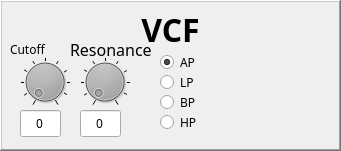
   <widget class="QFrame" name="frame">
    <property name="geometry">
     <rect>
      <x>450</x>
      <y>0</y>
      <width>341</width>
      <height>151</height>
     </rect>
    </property>
    <property name="frameShape">
     <enum>QFrame::WinPanel</enum>
    </property>
    <property name="frameShadow">
     <enum>QFrame::Raised</enum>
    </property>
    <property name="lineWidth">
     <number>2</number>
    </property>
    <widget class="QLabel" name="VCF_label">
     <property name="geometry">
      <rect>
       <x>0</x>
       <y>9</y>
       <width>341</width>
       <height>41</height>
      </rect>
     </property>
     <property name="sizePolicy">
      <sizepolicy hsizetype="Minimum" vsizetype="Preferred">
       <horstretch>0</horstretch>
       <verstretch>0</verstretch>
      </sizepolicy>
     </property>
     <property name="font">
      <font>
       <family>Godzilla</family>
       <pointsize>24</pointsize>
       <weight>75</weight>
       <bold>true</bold>
      </font>
     </property>
     <property name="text">
      <string>VCF</string>
     </property>
     <property name="alignment">
      <set>Qt::AlignCenter</set>
     </property>
    </widget>
    <widget class="QRadioButton" name="VCFAP_radioButton">
     <property name="geometry">
      <rect>
       <x>160</x>
       <y>50</y>
       <width>61</width>
       <height>25</height>
      </rect>
     </property>
     <property name="font">
      <font>
       <family>Godzilla</family>
      </font>
     </property>
     <property name="text">
      <string>AP</string>
     </property>
     <property name="checked">
      <bool>true</bool>
     </property>
    </widget>
    <widget class="QRadioButton" name="VCFHP_radioButton">
     <property name="geometry">
      <rect>
       <x>160</x>
       <y>110</y>
       <width>61</width>
       <height>25</height>
      </rect>
     </property>
     <property name="font">
      <font>
       <family>Godzilla</family>
      </font>
     </property>
     <property name="text">
      <string>HP</string>
     </property>
    </widget>
    <widget class="QRadioButton" name="VCFBP_radioButton">
     <property name="geometry">
      <rect>
       <x>160</x>
       <y>90</y>
       <width>61</width>
       <height>25</height>
      </rect>
     </property>
     <property name="font">
      <font>
       <family>Godzilla</family>
      </font>
     </property>
     <property name="text">
      <string>BP</string>
     </property>
    </widget>
    <widget class="QLabel" name="Cutoff_label">
     <property name="geometry">
      <rect>
       <x>10</x>
       <y>40</y>
       <width>61</width>
       <height>19</height>
      </rect>
     </property>
     <property name="font">
      <font>
       <family>Godzilla</family>
      </font>
     </property>
     <property name="text">
      <string>Cutoff</string>
     </property>
    </widget>
    <widget class="QLabel" name="Resonance_label">
     <property name="geometry">
      <rect>
       <x>70</x>
       <y>40</y>
       <width>91</width>
       <height>19</height>
      </rect>
     </property>
     <property name="font">
      <font>
       <family>Godzilla</family>
       <pointsize>12</pointsize>
      </font>
     </property>
     <property name="text">
      <string>Resonance</string>
     </property>
    </widget>
    <widget class="QDial" name="Cutoff">
     <property name="geometry">
      <rect>
       <x>20</x>
       <y>50</y>
       <width>50</width>
       <height>64</height>
      </rect>
     </property>
     <property name="palette">
      <palette>
       <active>
        <colorrole role="WindowText">
         <brush brushstyle="SolidPattern">
          <color alpha="255">
           <red>255</red>
           <green>255</green>
           <blue>255</blue>
          </color>
         </brush>
        </colorrole>
        <colorrole role="Button">
         <brush brushstyle="SolidPattern">
          <color alpha="255">
           <red>0</red>
           <green>0</green>
           <blue>0</blue>
          </color>
         </brush>
        </colorrole>
        <colorrole role="Light">
         <brush brushstyle="SolidPattern">
          <color alpha="255">
           <red>0</red>
           <green>0</green>
           <blue>0</blue>
          </color>
         </brush>
        </colorrole>
        <colorrole role="Midlight">
         <brush brushstyle="SolidPattern">
          <color alpha="255">
           <red>0</red>
           <green>0</green>
           <blue>0</blue>
          </color>
         </brush>
        </colorrole>
        <colorrole role="Dark">
         <brush brushstyle="SolidPattern">
          <color alpha="255">
           <red>0</red>
           <green>0</green>
           <blue>0</blue>
          </color>
         </brush>
        </colorrole>
        <colorrole role="Mid">
         <brush brushstyle="SolidPattern">
          <color alpha="255">
           <red>0</red>
           <green>0</green>
           <blue>0</blue>
          </color>
         </brush>
        </colorrole>
        <colorrole role="Text">
         <brush brushstyle="SolidPattern">
          <color alpha="255">
           <red>255</red>
           <green>255</green>
           <blue>255</blue>
          </color>
         </brush>
        </colorrole>
        <colorrole role="BrightText">
         <brush brushstyle="SolidPattern">
          <color alpha="255">
           <red>255</red>
           <green>255</green>
           <blue>255</blue>
          </color>
         </brush>
        </colorrole>
        <colorrole role="ButtonText">
         <brush brushstyle="SolidPattern">
          <color alpha="255">
           <red>255</red>
           <green>255</green>
           <blue>255</blue>
          </color>
         </brush>
        </colorrole>
        <colorrole role="Base">
         <brush brushstyle="SolidPattern">
          <color alpha="255">
           <red>0</red>
           <green>0</green>
           <blue>0</blue>
          </color>
         </brush>
        </colorrole>
        <colorrole role="Window">
         <brush brushstyle="SolidPattern">
          <color alpha="255">
           <red>0</red>
           <green>0</green>
           <blue>0</blue>
          </color>
         </brush>
        </colorrole>
        <colorrole role="Shadow">
         <brush brushstyle="SolidPattern">
          <color alpha="255">
           <red>0</red>
           <green>0</green>
           <blue>0</blue>
          </color>
         </brush>
        </colorrole>
        <colorrole role="AlternateBase">
         <brush brushstyle="SolidPattern">
          <color alpha="255">
           <red>0</red>
           <green>0</green>
           <blue>0</blue>
          </color>
         </brush>
        </colorrole>
        <colorrole role="ToolTipBase">
         <brush brushstyle="SolidPattern">
          <color alpha="255">
           <red>255</red>
           <green>255</green>
           <blue>220</blue>
          </color>
         </brush>
        </colorrole>
        <colorrole role="ToolTipText">
         <brush brushstyle="SolidPattern">
          <color alpha="255">
           <red>0</red>
           <green>0</green>
           <blue>0</blue>
          </color>
         </brush>
        </colorrole>
        <colorrole role="PlaceholderText">
         <brush brushstyle="SolidPattern">
          <color alpha="128">
           <red>255</red>
           <green>255</green>
           <blue>255</blue>
          </color>
         </brush>
        </colorrole>
       </active>
       <inactive>
        <colorrole role="WindowText">
         <brush brushstyle="SolidPattern">
          <color alpha="255">
           <red>255</red>
           <green>255</green>
           <blue>255</blue>
          </color>
         </brush>
        </colorrole>
        <colorrole role="Button">
         <brush brushstyle="SolidPattern">
          <color alpha="255">
           <red>0</red>
           <green>0</green>
           <blue>0</blue>
          </color>
         </brush>
        </colorrole>
        <colorrole role="Light">
         <brush brushstyle="SolidPattern">
          <color alpha="255">
           <red>0</red>
           <green>0</green>
           <blue>0</blue>
          </color>
         </brush>
        </colorrole>
        <colorrole role="Midlight">
         <brush brushstyle="SolidPattern">
          <color alpha="255">
           <red>0</red>
           <green>0</green>
           <blue>0</blue>
          </color>
         </brush>
        </colorrole>
        <colorrole role="Dark">
         <brush brushstyle="SolidPattern">
          <color alpha="255">
           <red>0</red>
           <green>0</green>
           <blue>0</blue>
          </color>
         </brush>
        </colorrole>
        <colorrole role="Mid">
         <brush brushstyle="SolidPattern">
          <color alpha="255">
           <red>0</red>
           <green>0</green>
           <blue>0</blue>
          </color>
         </brush>
        </colorrole>
        <colorrole role="Text">
         <brush brushstyle="SolidPattern">
          <color alpha="255">
           <red>255</red>
           <green>255</green>
           <blue>255</blue>
          </color>
         </brush>
        </colorrole>
        <colorrole role="BrightText">
         <brush brushstyle="SolidPattern">
          <color alpha="255">
           <red>255</red>
           <green>255</green>
           <blue>255</blue>
          </color>
         </brush>
        </colorrole>
        <colorrole role="ButtonText">
         <brush brushstyle="SolidPattern">
          <color alpha="255">
           <red>255</red>
           <green>255</green>
           <blue>255</blue>
          </color>
         </brush>
        </colorrole>
        <colorrole role="Base">
         <brush brushstyle="SolidPattern">
          <color alpha="255">
           <red>0</red>
           <green>0</green>
           <blue>0</blue>
          </color>
         </brush>
        </colorrole>
        <colorrole role="Window">
         <brush brushstyle="SolidPattern">
          <color alpha="255">
           <red>0</red>
           <green>0</green>
           <blue>0</blue>
          </color>
         </brush>
        </colorrole>
        <colorrole role="Shadow">
         <brush brushstyle="SolidPattern">
          <color alpha="255">
           <red>0</red>
           <green>0</green>
           <blue>0</blue>
          </color>
         </brush>
        </colorrole>
        <colorrole role="AlternateBase">
         <brush brushstyle="SolidPattern">
          <color alpha="255">
           <red>0</red>
           <green>0</green>
           <blue>0</blue>
          </color>
         </brush>
        </colorrole>
        <colorrole role="ToolTipBase">
         <brush brushstyle="SolidPattern">
          <color alpha="255">
           <red>255</red>
           <green>255</green>
           <blue>220</blue>
          </color>
         </brush>
        </colorrole>
        <colorrole role="ToolTipText">
         <brush brushstyle="SolidPattern">
          <color alpha="255">
           <red>0</red>
           <green>0</green>
           <blue>0</blue>
          </color>
         </brush>
        </colorrole>
        <colorrole role="PlaceholderText">
         <brush brushstyle="SolidPattern">
          <color alpha="128">
           <red>255</red>
           <green>255</green>
           <blue>255</blue>
          </color>
         </brush>
        </colorrole>
       </inactive>
       <disabled>
        <colorrole role="WindowText">
         <brush brushstyle="SolidPattern">
          <color alpha="255">
           <red>0</red>
           <green>0</green>
           <blue>0</blue>
          </color>
         </brush>
        </colorrole>
        <colorrole role="Button">
         <brush brushstyle="SolidPattern">
          <color alpha="255">
           <red>0</red>
           <green>0</green>
           <blue>0</blue>
          </color>
         </brush>
        </colorrole>
        <colorrole role="Light">
         <brush brushstyle="SolidPattern">
          <color alpha="255">
           <red>0</red>
           <green>0</green>
           <blue>0</blue>
          </color>
         </brush>
        </colorrole>
        <colorrole role="Midlight">
         <brush brushstyle="SolidPattern">
          <color alpha="255">
           <red>0</red>
           <green>0</green>
           <blue>0</blue>
          </color>
         </brush>
        </colorrole>
        <colorrole role="Dark">
         <brush brushstyle="SolidPattern">
          <color alpha="255">
           <red>0</red>
           <green>0</green>
           <blue>0</blue>
          </color>
         </brush>
        </colorrole>
        <colorrole role="Mid">
         <brush brushstyle="SolidPattern">
          <color alpha="255">
           <red>0</red>
           <green>0</green>
           <blue>0</blue>
          </color>
         </brush>
        </colorrole>
        <colorrole role="Text">
         <brush brushstyle="SolidPattern">
          <color alpha="255">
           <red>0</red>
           <green>0</green>
           <blue>0</blue>
          </color>
         </brush>
        </colorrole>
        <colorrole role="BrightText">
         <brush brushstyle="SolidPattern">
          <color alpha="255">
           <red>255</red>
           <green>255</green>
           <blue>255</blue>
          </color>
         </brush>
        </colorrole>
        <colorrole role="ButtonText">
         <brush brushstyle="SolidPattern">
          <color alpha="255">
           <red>0</red>
           <green>0</green>
           <blue>0</blue>
          </color>
         </brush>
        </colorrole>
        <colorrole role="Base">
         <brush brushstyle="SolidPattern">
          <color alpha="255">
           <red>0</red>
           <green>0</green>
           <blue>0</blue>
          </color>
         </brush>
        </colorrole>
        <colorrole role="Window">
         <brush brushstyle="SolidPattern">
          <color alpha="255">
           <red>0</red>
           <green>0</green>
           <blue>0</blue>
          </color>
         </brush>
        </colorrole>
        <colorrole role="Shadow">
         <brush brushstyle="SolidPattern">
          <color alpha="255">
           <red>0</red>
           <green>0</green>
           <blue>0</blue>
          </color>
         </brush>
        </colorrole>
        <colorrole role="AlternateBase">
         <brush brushstyle="SolidPattern">
          <color alpha="255">
           <red>0</red>
           <green>0</green>
           <blue>0</blue>
          </color>
         </brush>
        </colorrole>
        <colorrole role="ToolTipBase">
         <brush brushstyle="SolidPattern">
          <color alpha="255">
           <red>255</red>
           <green>255</green>
           <blue>220</blue>
          </color>
         </brush>
        </colorrole>
        <colorrole role="ToolTipText">
         <brush brushstyle="SolidPattern">
          <color alpha="255">
           <red>0</red>
           <green>0</green>
           <blue>0</blue>
          </color>
         </brush>
        </colorrole>
        <colorrole role="PlaceholderText">
         <brush brushstyle="SolidPattern">
          <color alpha="128">
           <red>255</red>
           <green>255</green>
           <blue>255</blue>
          </color>
         </brush>
        </colorrole>
       </disabled>
      </palette>
     </property>
     <property name="minimum">
      <number>0</number>
     </property>
     <property name="maximum">
      <number>10</number>
     </property>
     <property name="value">
      <number>0</number>
     </property>
     <property name="wrapping">
      <bool>false</bool>
     </property>
     <property name="notchTarget">
      <double>7.400000000000000</double>
     </property>
     <property name="notchesVisible">
      <bool>true</bool>
     </property>
    </widget>
    <widget class="QLineEdit" name="CutoffValue">
     <property name="geometry">
      <rect>
       <x>20</x>
       <y>110</y>
       <width>41</width>
       <height>27</height>
      </rect>
     </property>
     <property name="font">
      <font>
       <family>Godzilla</family>
      </font>
     </property>
     <property name="text">
      <string>0</string>
     </property>
     <property name="alignment">
      <set>Qt::AlignCenter</set>
     </property>
    </widget>
    <widget class="QDial" name="Resonance">
     <property name="geometry">
      <rect>
       <x>80</x>
       <y>50</y>
       <width>50</width>
       <height>64</height>
      </rect>
     </property>
     <property name="palette">
      <palette>
       <active>
        <colorrole role="WindowText">
         <brush brushstyle="SolidPattern">
          <color alpha="255">
           <red>255</red>
           <green>255</green>
           <blue>255</blue>
          </color>
         </brush>
        </colorrole>
        <colorrole role="Button">
         <brush brushstyle="SolidPattern">
          <color alpha="255">
           <red>0</red>
           <green>0</green>
           <blue>0</blue>
          </color>
         </brush>
        </colorrole>
        <colorrole role="Light">
         <brush brushstyle="SolidPattern">
          <color alpha="255">
           <red>0</red>
           <green>0</green>
           <blue>0</blue>
          </color>
         </brush>
        </colorrole>
        <colorrole role="Midlight">
         <brush brushstyle="SolidPattern">
          <color alpha="255">
           <red>0</red>
           <green>0</green>
           <blue>0</blue>
          </color>
         </brush>
        </colorrole>
        <colorrole role="Dark">
         <brush brushstyle="SolidPattern">
          <color alpha="255">
           <red>0</red>
           <green>0</green>
           <blue>0</blue>
          </color>
         </brush>
        </colorrole>
        <colorrole role="Mid">
         <brush brushstyle="SolidPattern">
          <color alpha="255">
           <red>0</red>
           <green>0</green>
           <blue>0</blue>
          </color>
         </brush>
        </colorrole>
        <colorrole role="Text">
         <brush brushstyle="SolidPattern">
          <color alpha="255">
           <red>255</red>
           <green>255</green>
           <blue>255</blue>
          </color>
         </brush>
        </colorrole>
        <colorrole role="BrightText">
         <brush brushstyle="SolidPattern">
          <color alpha="255">
           <red>255</red>
           <green>255</green>
           <blue>255</blue>
          </color>
         </brush>
        </colorrole>
        <colorrole role="ButtonText">
         <brush brushstyle="SolidPattern">
          <color alpha="255">
           <red>255</red>
           <green>255</green>
           <blue>255</blue>
          </color>
         </brush>
        </colorrole>
        <colorrole role="Base">
         <brush brushstyle="SolidPattern">
          <color alpha="255">
           <red>0</red>
           <green>0</green>
           <blue>0</blue>
          </color>
         </brush>
        </colorrole>
        <colorrole role="Window">
         <brush brushstyle="SolidPattern">
          <color alpha="255">
           <red>0</red>
           <green>0</green>
           <blue>0</blue>
          </color>
         </brush>
        </colorrole>
        <colorrole role="Shadow">
         <brush brushstyle="SolidPattern">
          <color alpha="255">
           <red>0</red>
           <green>0</green>
           <blue>0</blue>
          </color>
         </brush>
        </colorrole>
        <colorrole role="AlternateBase">
         <brush brushstyle="SolidPattern">
          <color alpha="255">
           <red>0</red>
           <green>0</green>
           <blue>0</blue>
          </color>
         </brush>
        </colorrole>
        <colorrole role="ToolTipBase">
         <brush brushstyle="SolidPattern">
          <color alpha="255">
           <red>255</red>
           <green>255</green>
           <blue>220</blue>
          </color>
         </brush>
        </colorrole>
        <colorrole role="ToolTipText">
         <brush brushstyle="SolidPattern">
          <color alpha="255">
           <red>0</red>
           <green>0</green>
           <blue>0</blue>
          </color>
         </brush>
        </colorrole>
        <colorrole role="PlaceholderText">
         <brush brushstyle="SolidPattern">
          <color alpha="128">
           <red>255</red>
           <green>255</green>
           <blue>255</blue>
          </color>
         </brush>
        </colorrole>
       </active>
       <inactive>
        <colorrole role="WindowText">
         <brush brushstyle="SolidPattern">
          <color alpha="255">
           <red>255</red>
           <green>255</green>
           <blue>255</blue>
          </color>
         </brush>
        </colorrole>
        <colorrole role="Button">
         <brush brushstyle="SolidPattern">
          <color alpha="255">
           <red>0</red>
           <green>0</green>
           <blue>0</blue>
          </color>
         </brush>
        </colorrole>
        <colorrole role="Light">
         <brush brushstyle="SolidPattern">
          <color alpha="255">
           <red>0</red>
           <green>0</green>
           <blue>0</blue>
          </color>
         </brush>
        </colorrole>
        <colorrole role="Midlight">
         <brush brushstyle="SolidPattern">
          <color alpha="255">
           <red>0</red>
           <green>0</green>
           <blue>0</blue>
          </color>
         </brush>
        </colorrole>
        <colorrole role="Dark">
         <brush brushstyle="SolidPattern">
          <color alpha="255">
           <red>0</red>
           <green>0</green>
           <blue>0</blue>
          </color>
         </brush>
        </colorrole>
        <colorrole role="Mid">
         <brush brushstyle="SolidPattern">
          <color alpha="255">
           <red>0</red>
           <green>0</green>
           <blue>0</blue>
          </color>
         </brush>
        </colorrole>
        <colorrole role="Text">
         <brush brushstyle="SolidPattern">
          <color alpha="255">
           <red>255</red>
           <green>255</green>
           <blue>255</blue>
          </color>
         </brush>
        </colorrole>
        <colorrole role="BrightText">
         <brush brushstyle="SolidPattern">
          <color alpha="255">
           <red>255</red>
           <green>255</green>
           <blue>255</blue>
          </color>
         </brush>
        </colorrole>
        <colorrole role="ButtonText">
         <brush brushstyle="SolidPattern">
          <color alpha="255">
           <red>255</red>
           <green>255</green>
           <blue>255</blue>
          </color>
         </brush>
        </colorrole>
        <colorrole role="Base">
         <brush brushstyle="SolidPattern">
          <color alpha="255">
           <red>0</red>
           <green>0</green>
           <blue>0</blue>
          </color>
         </brush>
        </colorrole>
        <colorrole role="Window">
         <brush brushstyle="SolidPattern">
          <color alpha="255">
           <red>0</red>
           <green>0</green>
           <blue>0</blue>
          </color>
         </brush>
        </colorrole>
        <colorrole role="Shadow">
         <brush brushstyle="SolidPattern">
          <color alpha="255">
           <red>0</red>
           <green>0</green>
           <blue>0</blue>
          </color>
         </brush>
        </colorrole>
        <colorrole role="AlternateBase">
         <brush brushstyle="SolidPattern">
          <color alpha="255">
           <red>0</red>
           <green>0</green>
           <blue>0</blue>
          </color>
         </brush>
        </colorrole>
        <colorrole role="ToolTipBase">
         <brush brushstyle="SolidPattern">
          <color alpha="255">
           <red>255</red>
           <green>255</green>
           <blue>220</blue>
          </color>
         </brush>
        </colorrole>
        <colorrole role="ToolTipText">
         <brush brushstyle="SolidPattern">
          <color alpha="255">
           <red>0</red>
           <green>0</green>
           <blue>0</blue>
          </color>
         </brush>
        </colorrole>
        <colorrole role="PlaceholderText">
         <brush brushstyle="SolidPattern">
          <color alpha="128">
           <red>255</red>
           <green>255</green>
           <blue>255</blue>
          </color>
         </brush>
        </colorrole>
       </inactive>
       <disabled>
        <colorrole role="WindowText">
         <brush brushstyle="SolidPattern">
          <color alpha="255">
           <red>0</red>
           <green>0</green>
           <blue>0</blue>
          </color>
         </brush>
        </colorrole>
        <colorrole role="Button">
         <brush brushstyle="SolidPattern">
          <color alpha="255">
           <red>0</red>
           <green>0</green>
           <blue>0</blue>
          </color>
         </brush>
        </colorrole>
        <colorrole role="Light">
         <brush brushstyle="SolidPattern">
          <color alpha="255">
           <red>0</red>
           <green>0</green>
           <blue>0</blue>
          </color>
         </brush>
        </colorrole>
        <colorrole role="Midlight">
         <brush brushstyle="SolidPattern">
          <color alpha="255">
           <red>0</red>
           <green>0</green>
           <blue>0</blue>
          </color>
         </brush>
        </colorrole>
        <colorrole role="Dark">
         <brush brushstyle="SolidPattern">
          <color alpha="255">
           <red>0</red>
           <green>0</green>
           <blue>0</blue>
          </color>
         </brush>
        </colorrole>
        <colorrole role="Mid">
         <brush brushstyle="SolidPattern">
          <color alpha="255">
           <red>0</red>
           <green>0</green>
           <blue>0</blue>
          </color>
         </brush>
        </colorrole>
        <colorrole role="Text">
         <brush brushstyle="SolidPattern">
          <color alpha="255">
           <red>0</red>
           <green>0</green>
           <blue>0</blue>
          </color>
         </brush>
        </colorrole>
        <colorrole role="BrightText">
         <brush brushstyle="SolidPattern">
          <color alpha="255">
           <red>255</red>
           <green>255</green>
           <blue>255</blue>
          </color>
         </brush>
        </colorrole>
        <colorrole role="ButtonText">
         <brush brushstyle="SolidPattern">
          <color alpha="255">
           <red>0</red>
           <green>0</green>
           <blue>0</blue>
          </color>
         </brush>
        </colorrole>
        <colorrole role="Base">
         <brush brushstyle="SolidPattern">
          <color alpha="255">
           <red>0</red>
           <green>0</green>
           <blue>0</blue>
          </color>
         </brush>
        </colorrole>
        <colorrole role="Window">
         <brush brushstyle="SolidPattern">
          <color alpha="255">
           <red>0</red>
           <green>0</green>
           <blue>0</blue>
          </color>
         </brush>
        </colorrole>
        <colorrole role="Shadow">
         <brush brushstyle="SolidPattern">
          <color alpha="255">
           <red>0</red>
           <green>0</green>
           <blue>0</blue>
          </color>
         </brush>
        </colorrole>
        <colorrole role="AlternateBase">
         <brush brushstyle="SolidPattern">
          <color alpha="255">
           <red>0</red>
           <green>0</green>
           <blue>0</blue>
          </color>
         </brush>
        </colorrole>
        <colorrole role="ToolTipBase">
         <brush brushstyle="SolidPattern">
          <color alpha="255">
           <red>255</red>
           <green>255</green>
           <blue>220</blue>
          </color>
         </brush>
        </colorrole>
        <colorrole role="ToolTipText">
         <brush brushstyle="SolidPattern">
          <color alpha="255">
           <red>0</red>
           <green>0</green>
           <blue>0</blue>
          </color>
         </brush>
        </colorrole>
        <colorrole role="PlaceholderText">
         <brush brushstyle="SolidPattern">
          <color alpha="128">
           <red>255</red>
           <green>255</green>
           <blue>255</blue>
          </color>
         </brush>
        </colorrole>
       </disabled>
      </palette>
     </property>
     <property name="minimum">
      <number>0</number>
     </property>
     <property name="maximum">
      <number>10</number>
     </property>
     <property name="value">
      <number>0</number>
     </property>
     <property name="wrapping">
      <bool>false</bool>
     </property>
     <property name="notchTarget">
      <double>7.400000000000000</double>
     </property>
     <property name="notchesVisible">
      <bool>true</bool>
     </property>
    </widget>
    <widget class="QLineEdit" name="ResonanceValue">
     <property name="geometry">
      <rect>
       <x>80</x>
       <y>110</y>
       <width>41</width>
       <height>27</height>
      </rect>
     </property>
     <property name="font">
      <font>
       <family>Godzilla</family>
      </font>
     </property>
     <property name="text">
      <string>0</string>
     </property>
     <property name="alignment">
      <set>Qt::AlignCenter</set>
     </property>
    </widget>
    <widget class="QRadioButton" name="VCFLP_radioButton">
     <property name="geometry">
      <rect>
       <x>160</x>
       <y>70</y>
       <width>61</width>
       <height>25</height>
      </rect>
     </property>
     <property name="font">
      <font>
       <family>Godzilla</family>
      </font>
     </property>
     <property name="text">
      <string>LP</string>
     </property>
    </widget>
   </widget>
